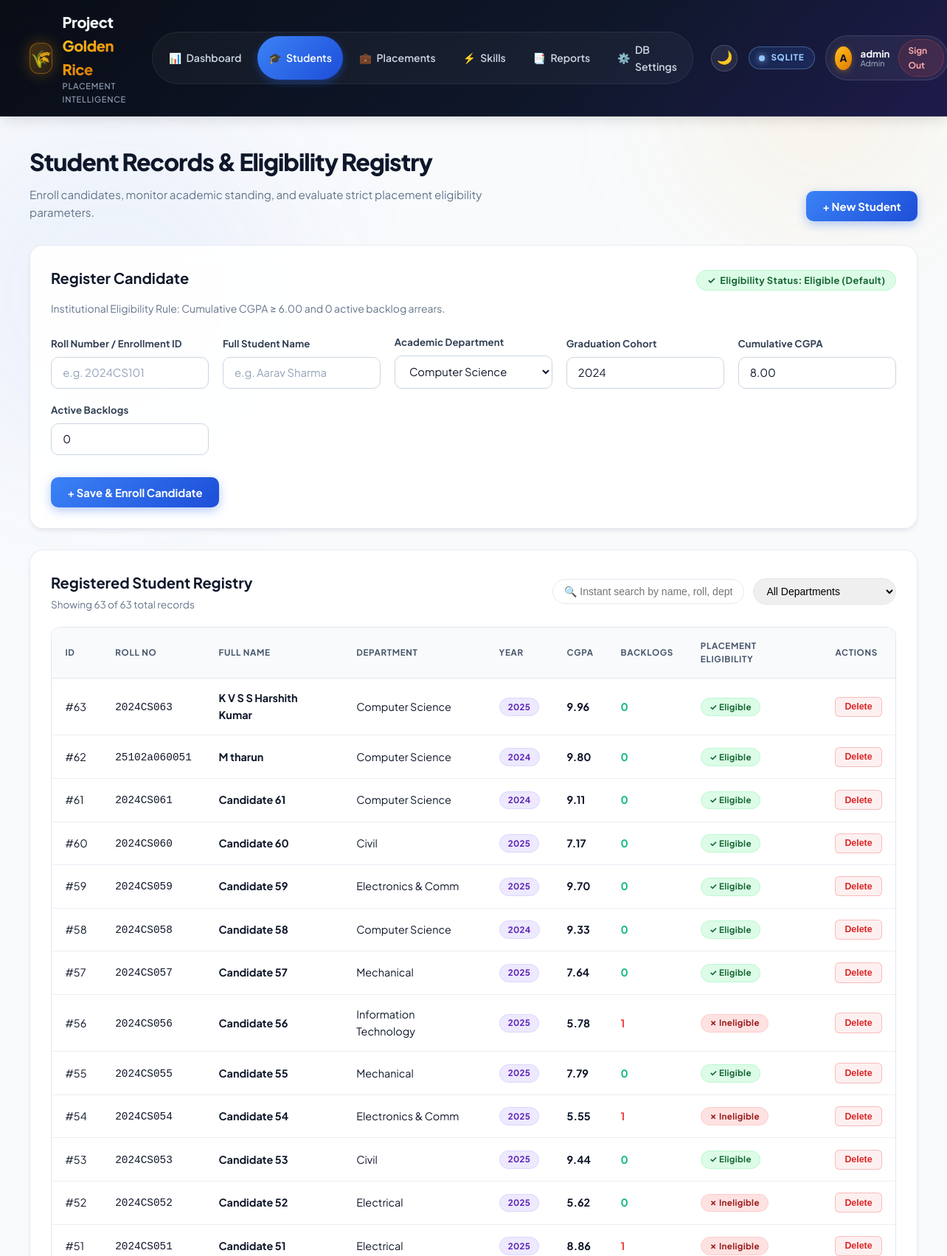
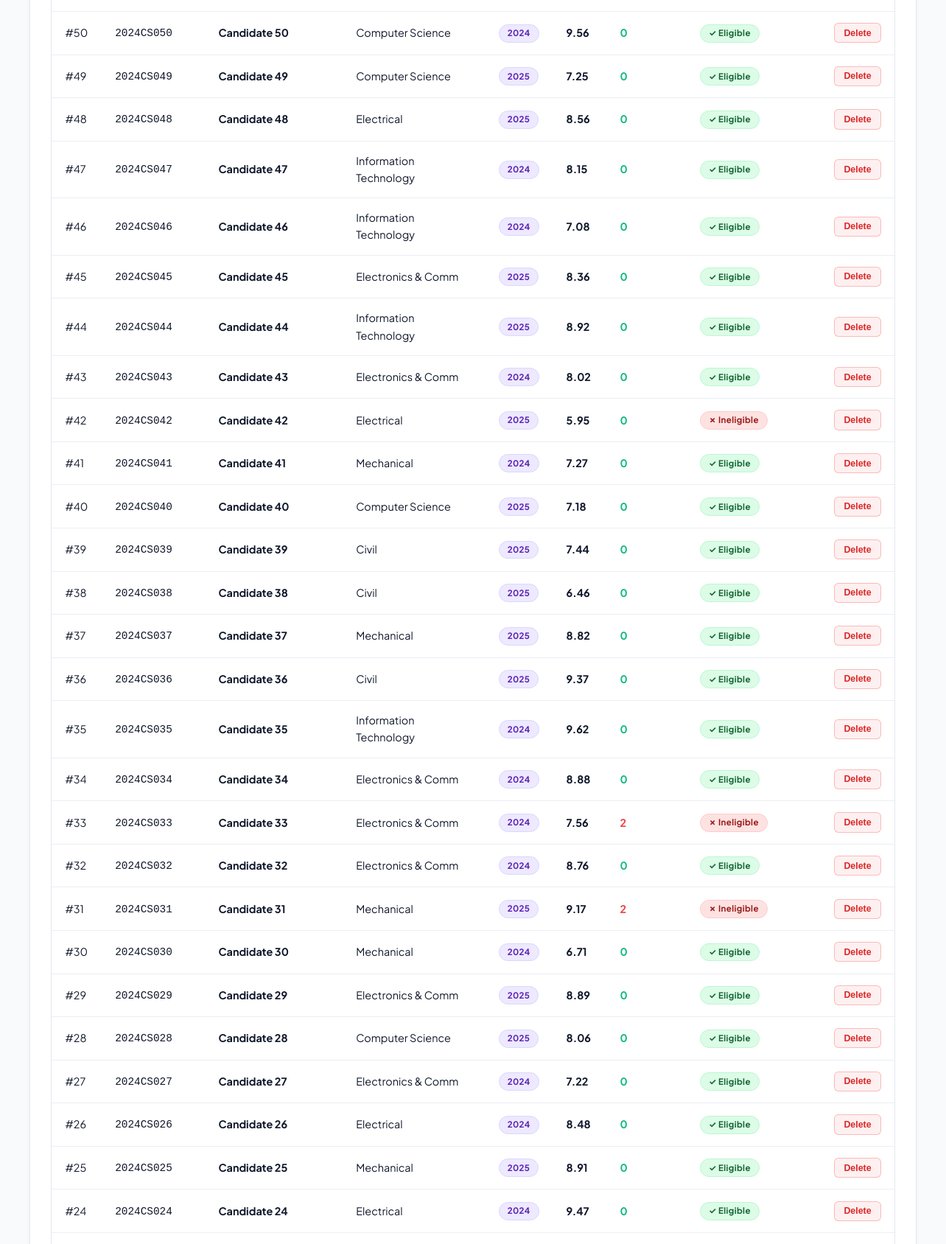
The app's page /students (signed in, upper part) with its own data (2 pictures, top to bottom).
### tables this page shows
CREATE TABLE students (
                student_id INTEGER PRIMARY KEY AUTOINCREMENT,
                roll_number TEXT UNIQUE NOT NULL,
                full_name TEXT NOT NULL,
                department TEXT NOT NULL,
                graduation_year INTEGER NOT NULL,
                cgpa REAL NOT NULL,
                active_backlogs INTEGER DEFAULT 0,
                is_eligible INTEGER DEFAULT 1,
                created_at TIMESTAMP DEFAULT CURRENT_TIMESTAMP
            );

### app.py (the view, shortened to what this page needs)
@app.route("/students", methods=["GET", "POST"])
@login_required
def students():
    with get_db() as (conn, engine):
        cursor = conn.cursor()
        cursor.execute("SELECT * FROM students ORDER BY student_id DESC")
        all_students = cursor.fetchall()
    return render_template("students.html", students=all_students)

### app.py (called while the page is built)
@app.context_processor
def inject_global_context():
    return dict(
        db_status=database.active_db_info,
        current_user=session.get("user")
    )

@app.before_request
def check_initialized():
    if not hasattr(app, '_db_initialized'):
        init_db()
        app._db_initialized = True

def login_required(f):
    @wraps(f)
    def decorated_function(*args, **kwargs):
        if "user" not in session:
            flash("Please sign in to access the placement system.", "warning")
            return redirect(url_for("login", next=request.url))
        return f(*args, **kwargs)
    return decorated_function

### database.py (called while the page is built)
@contextmanager
def get_db():
    conn, engine = get_connection()
    try:
        yield conn, engine
    finally:
        conn.close()

### templates/students.html (shortened to what this page needs)
{% extends 'base.html' %}
{% block content %}
<div class="header-section">
  <div>
    <h1>Student Records & Eligibility Registry</h1>
    <p class="subtitle">Enroll candidates, monitor academic standing, and evaluate strict placement eligibility parameters.</p>
  </div>
  <div class="header-actions">
    <button type="button" class="btn btn-primary" onclick="document.getElementById('studentFormCard').scrollIntoView({behavior: 'smooth'})">+ New Student</button>
  </div>
</div>
<div id="studentFormCard" class="card form-card">
  <div style="display: flex; justify-content: space-between; align-items: center; margin-bottom: 0.5rem; flex-wrap: wrap; gap: 0.5rem;">
    <h3>Register Candidate</h3>
    <div id="liveEligibilityBadge" class="badge badge-success" style="font-size: 0.8rem; padding: 0.35rem 0.85rem;">
      <span id="eligibilityIcon">✓</span> <span id="eligibilityText">Eligibility Status: Eligible (Default)</span>
    </div>
  </div>
  <p class="form-hint">Institutional Eligibility Rule: Cumulative CGPA ≥ 6.00 and 0 active backlog arrears.</p>
  <form method="POST" class="grid-form">
    <div>
      <label>Roll Number / Enrollment ID</label>
      <input type="text" name="roll_number" placeholder="e.g. 2024CS101" required>
    </div>
    <div>
      <label>Full Student Name</label>
      <input type="text" name="full_name" placeholder="e.g. Aarav Sharma" required>
    </div>
    <div>
      <label>Academic Department</label>
      <select name="department" required>
        <option value="Computer Science">Computer Science</option>
      </select>
    </div>
    <div>
      <label>Graduation Cohort</label>
      <input type="number" name="graduation_year" value="2024" min="2020" max="2030" required>
    </div>
    <div>
      <label>Cumulative CGPA</label>
      <input type="number" id="cgpaInput" step="0.01" min="0" max="10" name="cgpa" placeholder="e.g. 8.45" value="8.00" required oninput="evaluateEligibility()">
    </div>
    <div>
      <label>Active Backlogs</label>
      <input type="number" id="backlogsInput" name="active_backlogs" value="0" min="0" required oninput="evaluateEligibility()">
    </div>
    <div class="form-btn-col">
      <button type="submit" class="btn btn-primary">+ Save & Enroll Candidate</button>
    </div>
  </form>
</div>
<div class="card table-card">
  <div class="card-header-flex" style="flex-wrap: wrap; gap: 1rem;">
    <div>
      <h3>Registered Student Registry</h3>
      <p class="subtitle" style="font-size: 0.85rem; margin-top: 0.15rem;">Showing <span id="visibleCount">{{ students|length }}</span> of {{ students|length }} total records</p>
    </div>
    <div style="display: flex; gap: 0.75rem; align-items: center; flex-wrap: wrap;">
      <div style="position: relative;">
        <input
          type="text"
          id="studentSearchInput"
          placeholder="🔍 Instant search by name, roll, dept..."
          style="padding: 0.5rem 0.95rem; font-size: 0.875rem; border-radius: 9999px; border: 1.5px solid var(--border-color); width: 260px; outline: none;"
          onkeyup="filterStudentTable()"
        >
      </div>
      <select id="deptFilterSelect" onchange="filterStudentTable()" style="padding: 0.5rem 0.85rem; font-size: 0.875rem; border-radius: 9999px; border: 1.5px solid var(--border-color);">
        <option value="">All Departments</option>
      </select>
    </div>
  </div>
  <div class="table-responsive">
    <table class="data-table" id="studentsTable">
      <thead>
        <tr>
          <th>ID</th>
          <th>Roll No</th>
          <th>Full Name</th>
          <th>Department</th>
          <th>Year</th>
          <th>CGPA</th>
          <th>Backlogs</th>
          <th>Placement Eligibility</th>
          <th>Actions</th>
        </tr>
      </thead>
      <tbody>
        {% for s in students %}
        {% set sid = s['student_id'] if s is mapping else s[0] %}
        {% set roll = s['roll_number'] if s is mapping else s[1] %}
        {% set name = s['full_name'] if s is mapping else s[2] %}
        {% set dept = s['department'] if s is mapping else s[3] %}
        {% set year = s['graduation_year'] if s is mapping else s[4] %}
        {% set cgpa = s['cgpa'] if s is mapping else s[5] %}
        {% set backlogs = s['active_backlogs'] if s is mapping else s[6] %}
        {% set elig = s['is_eligible'] if s is mapping else s[7] %}
        <tr class="student-row" data-dept="{{ dept }}" data-search="{{ roll|lower }} {{ name|lower }} {{ dept|lower }}">
          <td>#{{ sid }}</td>
          <td><code>{{ roll }}</code></td>
          <td><strong>{{ name }}</strong></td>
          <td>{{ dept }}</td>
          <td><span class="badge badge-info">{{ year }}</span></td>
          <td><strong>{{ "%.2f"|format(cgpa) }}</strong></td>
          <td>
            {% if backlogs == 0 %}
              <span style="color: var(--success); font-weight: 700;">0</span>
            {% else %}
              <span style="color: var(--danger); font-weight: 700;">{{ backlogs }}</span>
            {% endif %}
          </td>
          <td>
            <span class="badge {{ 'badge-success' if elig else 'badge-danger' }}">
              {{ '✓ Eligible' if elig else '✗ Ineligible' }}
            </span>
          </td>
          <td>
            <form method="POST" action="{{ url_for('delete_student', student_id=sid) }}" onsubmit="return confirm('Delete student {{ roll }}? Associated placement offers will also be removed.');">
              <button type="submit" class="btn-delete">Delete</button>
            </form>
          </td>
        </tr>
        {% else %}
        <tr>
          <td colspan="9" class="text-center text-muted" style="padding: 2rem;">No students recorded yet. Register one above.</td>
        </tr>
        {% endfor %}
      </tbody>
    </table>
  </div>
</div>
{% endblock %}

### records on screen
students: student_id "63", roll_number "2024CS063", full_name "K V S S Harshith Kumar", department "Computer Science", graduation_year "2025", cgpa "9.96", value "✓ Eligible"
students: student_id "62", roll_number "25102a060051", full_name "M tharun", department "Computer Science", graduation_year "2024", cgpa "9.80", value "✓ Eligible"
students: student_id "61", roll_number "2024CS061", full_name "Candidate 61", department "Computer Science", graduation_year "2024", cgpa "9.11", value "✓ Eligible"
students: student_id "60", roll_number "2024CS060", full_name "Candidate 60", department "Civil", graduation_year "2025", cgpa "7.17", value "✓ Eligible"
students: student_id "59", roll_number "2024CS059", full_name "Candidate 59", department "Electronics & Comm", graduation_year "2025", cgpa "9.70", value "✓ Eligible"
students: student_id "58", roll_number "2024CS058", full_name "Candidate 58", department "Computer Science", graduation_year "2024", cgpa "9.33", value "✓ Eligible"
students: student_id "57", roll_number "2024CS057", full_name "Candidate 57", department "Mechanical", graduation_year "2025", cgpa "7.64", value "✓ Eligible"
students: student_id "56", roll_number "2024CS056", full_name "Candidate 56", department "Information Technology", graduation_year "2025", cgpa "5.78", active_backlogs "1", value "✗ Ineligible"
students: student_id "55", roll_number "2024CS055", full_name "Candidate 55", department "Mechanical", graduation_year "2025", cgpa "7.79", value "✓ Eligible"
students: student_id "54", roll_number "2024CS054", full_name "Candidate 54", department "Electronics & Comm", graduation_year "2025", cgpa "5.55", active_backlogs "1", value "✗ Ineligible"
students: student_id "53", roll_number "2024CS053", full_name "Candidate 53", department "Civil", graduation_year "2025", cgpa "9.44", value "✓ Eligible"
students: student_id "52", roll_number "2024CS052", full_name "Candidate 52", department "Electrical", graduation_year "2025", cgpa "5.62", value "✗ Ineligible"
students: student_id "51", roll_number "2024CS051", full_name "Candidate 51", department "Electrical", graduation_year "2025", cgpa "8.86", active_backlogs "1", value "✗ Ineligible"
students: student_id "50", roll_number "2024CS050", full_name "Candidate 50", department "Computer Science", graduation_year "2024", cgpa "9.56", value "✓ Eligible"
students: student_id "49", roll_number "2024CS049", full_name "Candidate 49", department "Computer Science", graduation_year "2025", cgpa "7.25", value "✓ Eligible"
students: student_id "48", roll_number "2024CS048", full_name "Candidate 48", department "Electrical", graduation_year "2025", cgpa "8.56", value "✓ Eligible"
students: student_id "47", roll_number "2024CS047", full_name "Candidate 47", department "Information Technology", graduation_year "2024", cgpa "8.15", value "✓ Eligible"
students: student_id "46", roll_number "2024CS046", full_name "Candidate 46", department "Information Technology", graduation_year "2024", cgpa "7.08", value "✓ Eligible"
students: student_id "45", roll_number "2024CS045", full_name "Candidate 45", department "Electronics & Comm", graduation_year "2025", cgpa "8.36", value "✓ Eligible"
students: student_id "44", roll_number "2024CS044", full_name "Candidate 44", department "Information Technology", graduation_year "2025", cgpa "8.92", value "✓ Eligible"
students: student_id "43", roll_number "2024CS043", full_name "Candidate 43", department "Electronics & Comm", graduation_year "2024", cgpa "8.02", value "✓ Eligible"
students: student_id "42", roll_number "2024CS042", full_name "Candidate 42", department "Electrical", graduation_year "2025", cgpa "5.95", value "✗ Ineligible"
students: student_id "41", roll_number "2024CS041", full_name "Candidate 41", department "Mechanical", graduation_year "2024", cgpa "7.27", value "✓ Eligible"
students: student_id "40", roll_number "2024CS040", full_name "Candidate 40", department "Computer Science", graduation_year "2025", cgpa "7.18", value "✓ Eligible"
students: student_id "39", roll_number "2024CS039", full_name "Candidate 39", department "Civil", graduation_year "2025", cgpa "7.44", value "✓ Eligible"
students: student_id "38", roll_number "2024CS038", full_name "Candidate 38", department "Civil", graduation_year "2025", cgpa "6.46", value "✓ Eligible"
students: student_id "37", roll_number "2024CS037", full_name "Candidate 37", department "Mechanical", graduation_year "2025", cgpa "8.82", value "✓ Eligible"
students: student_id "36", roll_number "2024CS036", full_name "Candidate 36", department "Civil", graduation_year "2025", cgpa "9.37", value "✓ Eligible"
students: student_id "35", roll_number "2024CS035", full_name "Candidate 35", department "Information Technology", graduation_year "2024", cgpa "9.62", value "✓ Eligible"
students: student_id "34", roll_number "2024CS034", full_name "Candidate 34", department "Electronics & Comm", graduation_year "2024", cgpa "8.88", value "✓ Eligible"
students: student_id "33", roll_number "2024CS033", full_name "Candidate 33", department "Electronics & Comm", graduation_year "2024", cgpa "7.56", active_backlogs "2", value "✗ Ineligible"
students: student_id "32", roll_number "2024CS032", full_name "Candidate 32", department "Electronics & Comm", graduation_year "2024", cgpa "8.76", value "✓ Eligible"
students: student_id "31", roll_number "2024CS031", full_name "Candidate 31", department "Mechanical", graduation_year "2025", cgpa "9.17", active_backlogs "2", value "✗ Ineligible"
students: student_id "30", roll_number "2024CS030", full_name "Candidate 30", department "Mechanical", graduation_year "2024", cgpa "6.71", value "✓ Eligible"
students: student_id "29", roll_number "2024CS029", full_name "Candidate 29", department "Electronics & Comm", graduation_year "2025", cgpa "8.89", value "✓ Eligible"
students: student_id "28", roll_number "2024CS028", full_name "Candidate 28", department "Computer Science", graduation_year "2025", cgpa "8.06", value "✓ Eligible"
students: student_id "27", roll_number "2024CS027", full_name "Candidate 27", department "Electronics & Comm", graduation_year "2024", cgpa "7.22", value "✓ Eligible"
students: student_id "26", roll_number "2024CS026", full_name "Candidate 26", department "Electrical", graduation_year "2024", cgpa "8.48", value "✓ Eligible"
students: student_id "25", roll_number "2024CS025", full_name "Candidate 25", department "Mechanical", graduation_year "2025", cgpa "8.91", value "✓ Eligible"
students: student_id "24", roll_number "2024CS024", full_name "Candidate 24", department "Electrical", graduation_year "2024", cgpa "9.47", value "✓ Eligible"

### other values on screen
{{ db_status.type|upper }} "SQLITE"
{{ current_user.username[0]|upper }} "A"
{{ current_user.username }} "admin"
{{ current_user.role }} "Admin"
{{ students|length }} "63"
